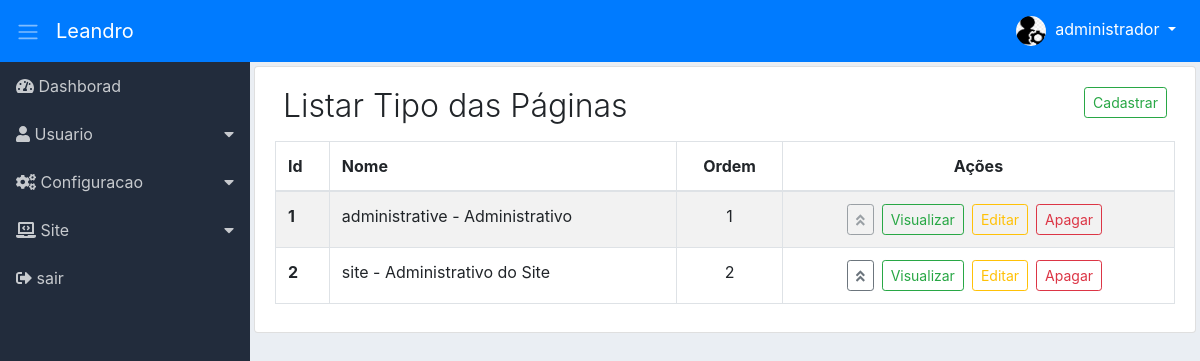
/adm/list-type-page/list-types-pages (signed in), run on the app's committed database.
### tables this page shows
CREATE TABLE `adms_niveis_acessos_paginas` (
  `id` int(11) NOT NULL,
  `permissao` int(11) NOT NULL,
  `ordem` int(11) NOT NULL,
  `dropdown` int(11) NOT NULL DEFAULT 2,
  `lib_menu` int(11) NOT NULL DEFAULT 2,
  `adms_menu_id` int(11) NOT NULL DEFAULT 4,
  `adms_niveis_acesso_id` int(11) NOT NULL,
  `adms_pagina_id` int(11) NOT NULL,
  `created` datetime NOT NULL,
  `modified` datetime DEFAULT NULL
);

CREATE TABLE `adms_menus` (
  `id` int(11) NOT NULL,
  `nome` varchar(220) NOT NULL,
  `icone` varchar(40) NOT NULL,
  `ordem` int(11) NOT NULL,
  `adms_situacao_id` int(11) NOT NULL,
  `created` datetime NOT NULL,
  `modified` datetime DEFAULT NULL
);

CREATE TABLE `adms_tipos_paginas` (
  `id` int(11) NOT NULL,
  `tipo` varchar(40) NOT NULL,
  `nome` varchar(120) NOT NULL,
  `obs` text NOT NULL,
  `ordem` int(11) NOT NULL,
  `created` datetime NOT NULL,
  `modified` datetime DEFAULT NULL
);

### adm/module/administrative/Controllers/ListTypePage.php (called while the page is built, shortened)
<?php
class ListTypePage
{
    private $dados;
    public function listTypesPages($pageId = null)
    {
        $this->pageId = (int) $pageId ? $pageId : 1;
        $button = [
            'cadTypPage' => [
                'menu_controller' => 'register-new-type-page',
                'menu_metodo' => 'register-info-type-page'],
            'viewTypPage' => [
                'menu_controller' => 'view-info-type-page',
                'menu_metodo' => 'detail-info-type-page'],
            'editTypPage' => [
                'menu_controller' => 'edit-type-page',
                'menu_metodo' => 'edit-info-type-page'],
            'deleteTypPage' => [
                'menu_controller' => 'delete-type-page',
                'menu_metodo' => 'remove-type-page'],
            'alterOrderTypPage' => [
                'menu_controller' => 'modify-order-type-page',
                'menu_metodo' => 'alter-order-type-page']
        ];
        $listButton = new \Module\administrative\Models\AdmsButton();
        $this->dados['buttonsTypPage'] = $listButton->validateButton($button);
        $listMenu = new \Module\administrative\Models\AdmsMenu();
        $this->dados['menu'] = $listMenu->itemMenu();
        $listInfoTypPg = new \Module\administrative\Models\AdmsListTypePage();
        $this->dados['listTypPage'] = $listInfoTypPg->listPages($this->pageId);
        $this->dados['pagination'] = $listInfoTypPg->getResultPage();
        $loadView = new \Config\ConfigView("administrative/Views/typePage/listTypePage", $this->dados);
        $loadView->renderView();
    }
}

### adm/module/administrative/Models/helper/AdmsRead.php (called while the page is built, shortened)
<?php
class AdmsRead extends AdmsConn
{
    private $select;
    private $values;
    private $result;
    private $query;
    function getResult()
    {
        return $this->result;
    }
    public function fullRead($query, $parseString = null)
    {
        $this->select = (string) $query;
        if (!empty($parseString)) {
            parse_str($parseString, $this->values);
        }
        $this->exeInstruction();
    }
    private function exeInstruction()
    {
        $this->conection();
        try {
            $this->getInstruction();
            $this->query->execute();
            $this->result = $this->query->fetchAll();
        } catch (Exception $exc) {
            $this->result = null;
        }
    }
    private function conection()
    {
        $this->conn = parent::getConn();
        $this->query = $this->conn->prepare($this->select);
        $this->query->setFetchMode(PDO::FETCH_ASSOC);
    }
    private function getInstruction()
    {
        if ($this->values) {
            foreach ($this->values as $Link => $Valor) {
                if ($Link == 'limit' || $Link == 'offset') {
                    $Valor = (int) $Valor;
                }
                $this->query->bindValue(":{$Link}", $Valor,
                        (is_int($Valor) ? PDO::PARAM_INT : PDO::PARAM_STR));
            }
        }
    }
}

### adm/module/administrative/Models/helper/AdmsConn.php (called while the page is built, shortened)
<?php
class AdmsConn
{
    public static $host = HOST;
    public static $Uuser = USER;
    public static $pass = PASS;
    public static $dbname = DBNAME;
    private static $connect = null;
    private static function connect()
    {
        try {
            if (self::$connect == null) {
                self::$connect = new PDO('mysql:host=' .self::$host . ';dbname='
                . self::$dbname, self::$Uuser, self::$pass);
            }
        } catch (Exception $exc) {
            echo 'mensagem: ' . $exc->getMessage();
            die;
        }
        return self::$connect;
    }
    public function getConn()
    {
        return self::connect();
    }
}

### adm/module/administrative/Models/AdmsMenu.php (called while the page is built, shortened)
<?php
class AdmsMenu
{
    public function itemMenu()
    {
        $listMenu = new \Module\administrative\Models\helper\AdmsRead();
        $listMenu->fullRead(
                "SELECT
                    nivpg.dropdown,
                    men.id id_menu,
                    men.nome nome_menu,
                    men.icone icone_menu,
                    pg.id id_pg,
                    pg.menu_controller pg_controller,
                    pg.menu_metodo pg_metodo,
                    pg.nome_pagina pg_nome,
                    pg.icone pg_icon
                FROM
                    adms_niveis_acessos_paginas nivpg
                INNER JOIN
                    adms_menus men
                    ON men.id = nivpg.adms_menu_id
                INNER JOIN
                    adms_paginas pg
                    ON pg.id = nivpg.adms_pagina_id
                WHERE
                    nivpg.adms_niveis_acesso_id =:adms_niveis_acesso_id
                    AND nivpg.permissao =:permissao
                    AND nivpg.lib_menu =:lib_menu
                ORDER BY
                    men.ordem, nivpg.ordem ASC",
                "adms_niveis_acesso_id=" . $_SESSION['userAccessLevel'] . "&permissao=1&lib_menu=1");
        $this->result = $listMenu->getResult();
        return $this->result;
    }
}

### adm/module/administrative/Models/AdmsListTypePage.php (called while the page is built, shortened)
<?php
class AdmsListTypePage
{
    private $limitResult = 40;
    public function listPages($pageId = null)
    {
        $this->pageId = (int) $pageId;
        $pagination = new \Module\administrative\Models\helper\AdmsPagination(
                URLADM . 'list-type-page/list-types-pages');
        $pagination->condition($this->pageId, $this->limitResult);
        $pagination->pagination("SELECT COUNT(id) numResult FROM adms_tipos_paginas");
        $tipoPg = new \Module\administrative\Models\helper\AdmsRead();
        $tipoPg->fullRead(
                "SELECT *
                FROM adms_tipos_paginas
                ORDER BY ordem ASC
                LIMIT :limit
                OFFSET  :offset",
                "limit={$this->limitResult}&offset={$pagination->getOffSet()}");
        $this->result = $tipoPg->getResult();
        return $this->result;
    }
}

### adm/module/administrative/Models/helper/AdmsPagination.php (called while the page is built, shortened)
<?php
class AdmsPagination
{
    private $limitResult;
    private $offSet;
    private $result;
    function getResult()
    {
        return $this->result;
    }
    function getOffSet()
    {
        return $this->offSet;
    }
    public function condition($page, $limitResult)
    {
        $this->page = (int) $page ? $page : 1;
        $this->limitResult = (int) $limitResult;
        $this->offSet = ($this->page * $this->limitResult) - $this->limitResult;
    }
    public function pagination($query, $parseString = null)
    {
        $this->query = (string) $query;
        $this->parseString = (string) $parseString;
        $count = new \Module\administrative\Models\helper\AdmsRead();
        $count->fullRead($this->query, $this->parseString);
        $this->resultDb = $count->getResult();
        if ($this->resultDb[0]['numResult'] > $this->limitResult) {
            $this->instructionPagination();
        } else {
            $this->result = null;
        }
    }
}

### adm/module/administrative/Views/typePage/listTypePage.php (the view, shortened to what this page needs)
<div class="content p-1">
    <div class="list-group-item">
        <div class="d-flex">
            <div class="mr-auto p-2">
                <h2 class="display-4 titulo">Listar Tipo das Páginas</h2>
            </div>
            <?php
            if ($this->dados['buttonsTypPage']['cadTypPage']) {
                echo "<a href='" . URLADM . "register-new-type-page/register-info-type-page'>
                    <div class='p-2'>
                        <button class='btn btn-outline-success btn-sm'>Cadastrar</button>
                    </div>
                </a>";
            }
            ?>
        </div>
        <div class="table-responsive">
            <table class="table table-hover table-striped table-bordered">
                <thead>
                    <tr>
                        <th>Id</th>
                        <th>Nome</th>
                        <th class="d-none d-lg-table-cell text-center">Ordem</th>
                        <th class="text-center">Ações</th>
                    </tr>
                </thead>
                <tbody>
                    <?php
                    $qtnLinhaEx = 1;
                    foreach ($this->dados['listTypPage'] as $pages) {
                        extract($pages);
                        ?>
                        <tr>
                            <th><?php echo $id; ?></th>
                            <td><?php echo $tipo . " - " . $nome; ?></td>
                            <td class="d-none d-sm-table-cell text-center"><?php echo $ordem; ?></td>
                            <td class="text-center">
                                <span class="d-none d-md-block">
                                    <?php
                                    if ($qtnLinhaEx <= 2) {
                                        if ($this->dados['buttonsTypPage']['alterOrderTypPage']) {
                                            echo "<button class='btn btn-outline-secondary btn-sm mr-2 disabled'
                                                          title='Não permitido alterar ordem do grupo de páginas'>
                                                     <i class='fas fa-angle-double-up'></i>
                                                  </button>";
                                        }
                                    } else {
                                        if ($this->dados['buttonsTypPage']['alterOrderTypPage']) {
                                            echo "<a href='" . URLADM . "modify-order-type-page/alter-order-type-page/$id'
                                                     class='btn btn-outline-secondary btn-sm mr-2'
                                                     title='Alterar ordem do grupo de páginas'>
                                                        <i class='fas fa-angle-double-up'></i>
                                                  </a>";
                                        }
                                    }
                                    $qtnLinhaEx++;
                                    if ($this->dados['buttonsTypPage']['viewTypPage']) {
                                        echo "<a href='" . URLADM . "view-info-type-page/detail-info-type-page/$id'
                                            class='btn btn-outline-success btn-sm mr-2'>Visualizar
                                         </a>";
                                    }
                                    if ($this->dados['buttonsTypPage']['editTypPage']) {
                                        echo "<a href='" . URLADM . "edit-type-page/edit-info-type-page/$id'
                                            class='btn btn-outline-warning btn-sm mr-2'>Editar
                                         </a>";
                                    }
                                    if ($this->dados['buttonsTypPage']['deleteTypPage']) {
                                        echo "<a href='" . URLADM . "delete-type-page/remove-type-page/$id'
                                            class='btn btn-outline-danger btn-sm mr-2'
                                            data-confirm='Tem certeza que deseja apagar tipo da página ?'>
                                             Apagar
                                         </a>";
                                    }
                                    ?>
                                </span>
                                        <?php
                                        $qtnLinhaEx++;
                                        ?>
                            </td>
                        </tr>
                        <?php
                    }
                    ?>
                </tbody>
            </table>
        </div>
    </div>
</div>

### adm/module/administrative/Views/include/sidebar.php (shortened to what this page needs)
<div class="d-flex bd-highlight">
<nav class="sidebar">
    <ul class="list-unstyled">
        <?php
        $contDropdown = 0;
        $controDropFech = 0;
        foreach ($this->dados['menu'] as $menu) {
            extract($menu);
            if ($dropdown == 1) {
                if ($contDropdown != $id_menu) {
                    if (($controDropFech == 1) && ($contDropdown != 0)) {
                        echo "</ul></li>";
                        $controDropFech = 0;
                    }
                    echo "<li>
                        <a href='#submenu" . $id_menu . "' data-toggle='collapse'>
                            <i class='" . $icone_menu . "'></i> " . $nome_menu . "
                        </a>
                        <ul class='list-unstyled collapse' id='submenu" . $id_menu . "'>";
                    $contDropdown = $id_menu;
                }
                $controDropFech = 1;
            } else {
                if ($controDropFech == 1) {
                    echo "</ul></li>";
                    $controDropFech = 0;
                }
                echo "<li>
                        <a href='" . URLADM . $pg_controller . "/" . $pg_metodo . "'>
                        <i class='" . $icone_menu . "'></i> " . $nome_menu . "</a>
                    </li>";
            }
        }
        ?>
    </ul>
</nav>

### adm/assets/css/dashboard.css (style rules this page uses)
body { background-color: #EAEEF3; }
.sidebar { background-color: #222C3C; min-width: 250px; max-width: 250px; min-height: calc(100vh - 56px); transition: all 0.3s; }
.sidebar ul li a { display: block; padding: 0.75rem 1rem; color: #C7CACE; text-decoration: none; }
.sidebar [data-toggle="collapse"] { position: relative; }
.sidebar [data-toggle="collapse"]:before { content: "\f0d7"; font-family: "Font Awesome 5 Free"; font-weight: 900; position: absolute; right: 1rem; }
.content { width: 100%; }
.titulo { font-size: 2.0rem !important; }

### data on the page
adms_niveis_acessos_paginas: adms_menu.nome "Dashborad"
adms_niveis_acessos_paginas: adms_menu.nome "Usuario"
adms_niveis_acessos_paginas: adms_menu.nome "Configuracao"
adms_niveis_acessos_paginas: adms_menu.nome "Site"
adms_niveis_acessos_paginas: adms_menu.nome "sair"
adms_tipos_paginas: id "1", tipo "administrative", nome "Administrativo", ordem "1"
adms_tipos_paginas: id "2", tipo "site", nome "Administrativo do Site", ordem "2"

### other printed values
$nomeUser[0] "administrador"
